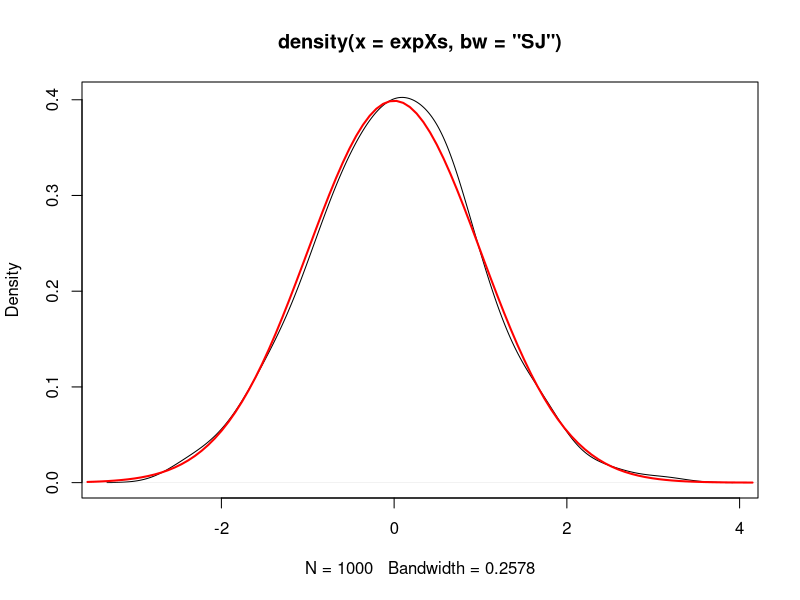
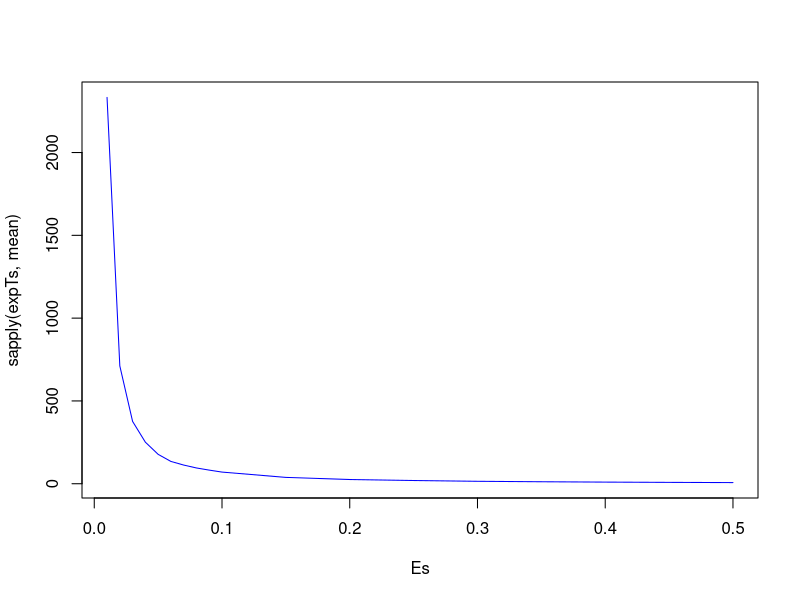

These charts were generated, in order, by the following R code:
# In this experiment we consider simulating N(0,1)
# until the measure of convergence becomes less than epsilon (E)
# We do this for different values of E

# Functions to use to evaluate convergence
Fs <- c(
  function (x) { abs(x); }
  , function (x) { x^2; }
  , function (x) { 1 / sqrt(abs(x)); }
#  , function (x) { cos(x); }
)

# Explicit integrals of these functions
# We will need int [t from 0 to tau] f(x0 + theta t) dt =
#              int [x from x0 to x0 + theta T] f(x) / theta dx =
#              theta * (F(xnew) - F(x0)),
# where F(x) = int f(x) dx is provided here for each f
# (in the future we may need to integrate numerically instead
# in more complicated cases)
IFs <- c(
  function (x) { x * abs(x) / 2; }
  , function (x) { x^3 / 3; }
  , function (x) { 2 * sign(x) * sqrt(abs(x)); }
  , function (x) { sin(x); }
)

# pi(f) for each f w.r.t. N(0, s^2)
PIFs <- c(
  function (s) { sqrt(2 / pi) * s; }
  , function (s) { s^2; }
  , function (s) { 1.720079974649039070752407248933115962110249350333550144551 / sqrt(s); }
  , function (s) { exp(-s^2 / 2); }
)

# Epsilon values
# These should be sorted from lowest to largest
Es <- c(seq(0.01, 0.1, length = 10), seq(0.15, 0.5, length = 8))

# Statistics we gather
# - the number of experiments for each E
N <- 1000
# - one sample
expXs <- c()
# - the resulting times
expTs <- list()
# - the resulting numbers of switching points
expSPNs <- list()

# the target values of integrals
pifs <- c(length(Fs))
i <- 1
while (i <= length(Fs)) { pifs[i] <- PIFs[[i]](1); i <- i + 1; }

# Initialize arrays to store experiment values
# these will store one process to see that the algorithm works
Xs <- c()
Ts <- c()
# these will store the resulting times and switching points for each E
iE <- 1
while (iE <= length(Es)) {
  expTs[[iE]] <- rep(0, N)
  expSPNs[[iE]] <- rep(0, N)
  iE <- iE + 1
}

# Loop N
iN <- 1
while (iN <= N) {

# Variables
iSP <- 1 # the index of the next switching point
theta <- 1 # the current theta
x <- 0 # the current x
t <- 0 # the current t
is <- rep(0, length(Fs)) # the current values of integrals for each f

# the current standard deviation
iE <- length(Es)
E <- Es[iE]

# Loop Zig-Zag
while (iE > 0 || (iN == 1 && length(Ts) < 1000)) {

  # calculate the new value of x
  tau <- sqrt(-2 * log(runif(1)))
  xnew <- theta * tau

  # update the integrals
  i <- 1
  while (i <= length(Fs)) {
    is[i] <- is[i] + theta * (IFs[[i]](xnew) - IFs[[i]](x))
    i <- i + 1
  }

  # update t, including the time to move back to 0, and x
  t <- t + abs(x) + tau
  x <- xnew

  # if iN = 1 we collect the actual process
  if (iN == 1) {
    Xs <- c(Xs, x)
    Ts <- c(Ts, t)
  }

  # if the maximum measure is small enough we stop
  maxmeasure <- max(abs(is / t / pifs - 1))
  while (iE > 0 && maxmeasure < E) {
    expTs[[iE]][iN] <- t
    expSPNs[[iE]][iN] <- iSP
    iE <- iE - 1
    E <- Es[iE]
  }

# The end of loop Zig-Zag
  iSP <- iSP + 1
  theta <- -theta
}

# The end of loop N
  iN <- iN + 1
}

# Obtain a sample from the process stored in one experiment
j <- 1
theta <- 1
n <- length(Ts)
expXs <- rep(0, n)
i <- 1
while (i <= n) {
  t <- i / (n + 1) * Ts[n]
  while (t > Ts[j]) { j <- j + 1; theta = -theta; }
  expXs[i] <- Xs[j] - theta * (Ts[j] - t)
  i <- i + 1
}

# Graphs
# Checking that we indeed generate N(0, 1)
plot(density(expXs, bw = "SJ"))
normalxs <- seq(min(expXs) - 1, max(expXs) + 1, length = 100)
normalys <- exp(-1 / 2 * normalxs^2) / sqrt(2 * pi)
lines(normalxs, normalys, col = "red", lwd = 2)
# Plotting average T against E
plot(Es, sapply(expTs, mean), type = "l", col = "blue")

# Report results
N
rbind(Es, sapply(expSPNs, mean), sapply(expSPNs, sd))
rbind(Es, sapply(expTs, mean), sapply(expTs, sd))
